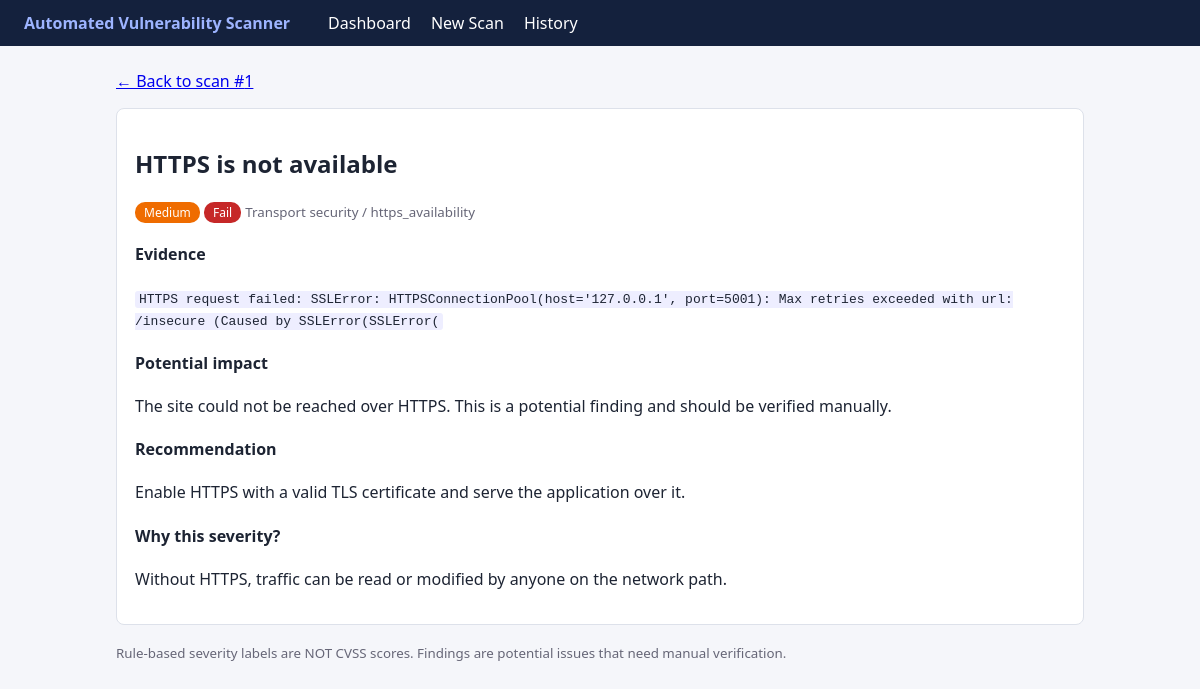
Page /scan/1/finding/1 on the committed database.
### tables this page shows
CREATE TABLE scans (
    id INTEGER PRIMARY KEY AUTOINCREMENT, target_url TEXT NOT NULL, started_at TEXT NOT NULL,
    completed_at TEXT, status TEXT NOT NULL, total_findings INTEGER DEFAULT 0,
    risk_summary TEXT, error TEXT);

CREATE TABLE findings (
    id INTEGER PRIMARY KEY AUTOINCREMENT, scan_id INTEGER NOT NULL REFERENCES scans(id) ON DELETE CASCADE,
    check_name TEXT, title TEXT, category TEXT, status TEXT, severity TEXT,
    evidence TEXT, explanation TEXT, recommendation TEXT, rule_reason TEXT);

### app.py (the view)
@app.route("/scan/<int:scan_id>/finding/<int:finding_id>")
def finding_detail(scan_id, finding_id):
    scan = db.get_scan(scan_id) or abort(404)
    finding = db.get_finding(scan_id, finding_id) or abort(404)
    return render_template("finding.html", scan=scan, f=finding)

### app.py (called while the page is built)
@app.context_processor
def inject_globals():
    return {"SEVERITY_ORDER": SEVERITY_ORDER, "LIMITATIONS": config.LIMITATIONS, "SCOPE_TEXT": config.SCOPE_TEXT}

### database.py (called while the page is built)
def conn():
    c = sqlite3.connect(config.DB_PATH)
    c.row_factory = sqlite3.Row
    c.execute("PRAGMA foreign_keys = ON")
    return c

def get_scan(scan_id):
    with conn() as c:
        return c.execute("SELECT * FROM scans WHERE id=?", (scan_id,)).fetchone()

def get_finding(scan_id, finding_id):
    with conn() as c:
        return c.execute("SELECT * FROM findings WHERE id=? AND scan_id=?", (finding_id, scan_id)).fetchone()

### templates/finding.html
{% extends "base.html" %}{% block content %}
<p><a href="{{ url_for('scan_result', scan_id=scan.id) }}">&larr; Back to scan #{{ scan.id }}</a></p>
<div class="card"><h2>{{ f.title }}</h2>
<span class="badge {{ f.severity|lower }}">{{ f.severity }}</span> <span class="badge {{ f.status|lower }}">{{ f.status }}</span> <small>{{ f.category }} / {{ f.check_name }}</small>
<h4>Evidence</h4><p><code>{{ f.evidence }}</code></p>
<h4>Potential impact</h4><p>{{ f.explanation }}</p>
<h4>Recommendation</h4><p>{{ f.recommendation }}</p>
<h4>Why this severity?</h4><p>{{ f.rule_reason }}</p></div>
{% endblock %}

### static/style.css (style rules this page uses)
:root { --bg:#f5f6fa;--card:#fff;--ink:#1d2433;--mut:#667;--pri:#2f5bd8;--bd:#dde1ea }
* { box-sizing:border-box }
body { margin:0;font-family:Segoe UI,Arial,sans-serif;background:var(--bg);color:var(--ink) }
.card { background:var(--card);border:1px solid var(--bd);border-radius:8px;padding:18px;margin-bottom:16px }
.badge { padding:2px 9px;border-radius:10px;font-size:12px;color:#fff }
.medium { background:#ef6c00 }
.fail { background:#c62828 }
small,.mut { color:var(--mut) }
code { background:#eef;padding:1px 4px;border-radius:3px }

### rows in the picture
scans: id "1"
findings: title "HTTPS is not available", severity "Medium", status "Fail", category "Transport security", check_name "https_availability", evidence "HTTPS request failed: SSLError: HTTPSConnectionPool(host='127.0.0.1', port=5001): Max retries exceeded with url: /insecure (Caused by SSLError(SSLError(", explanation "The site could not be reached over HTTPS. This is a potential finding and should be verified manually.", recommendation "Enable HTTPS with a valid TLS certificate and serve the application over it.", rule_reason "Without HTTPS, traffic can be read or modified by anyone on the network path."
